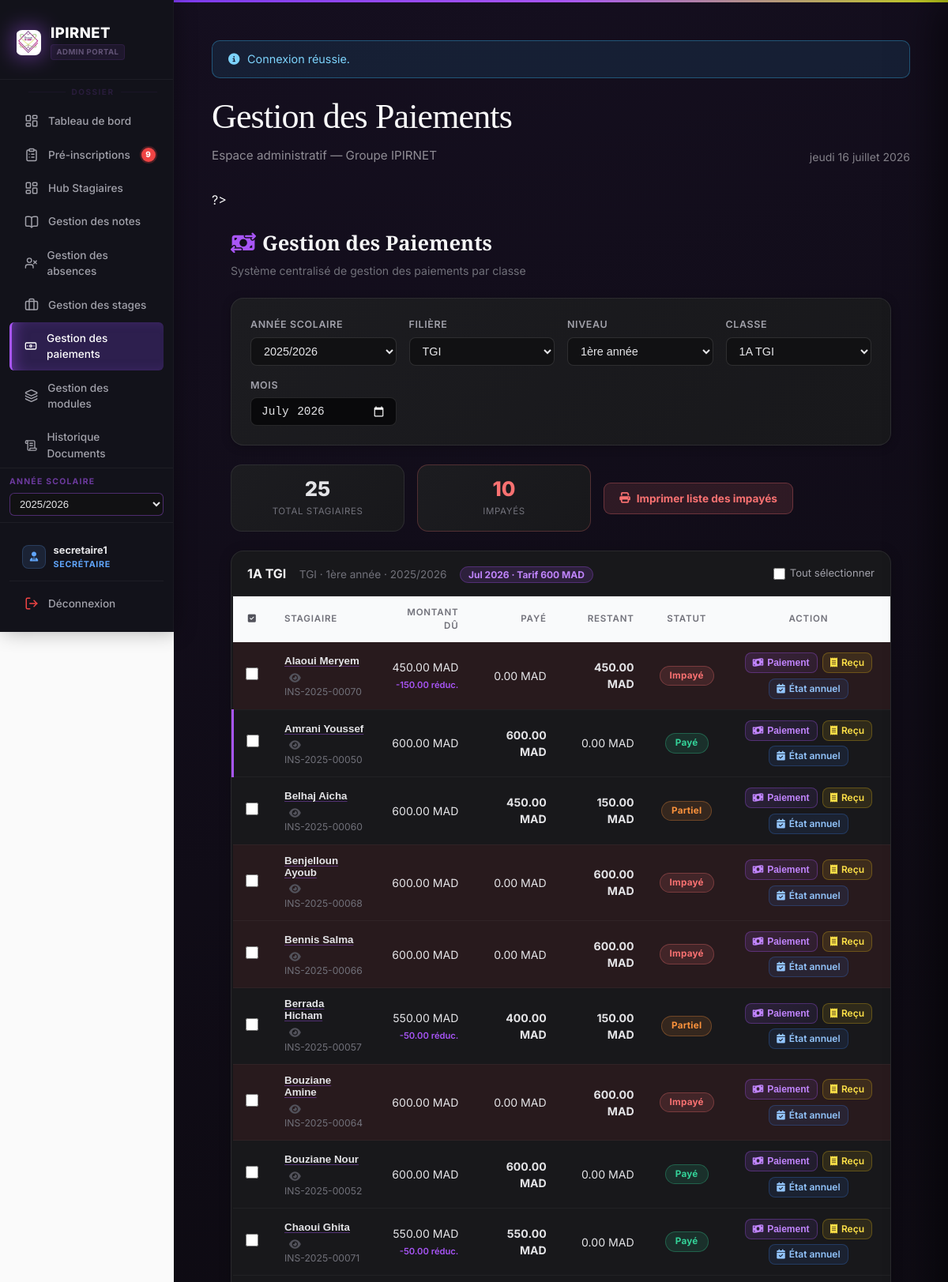
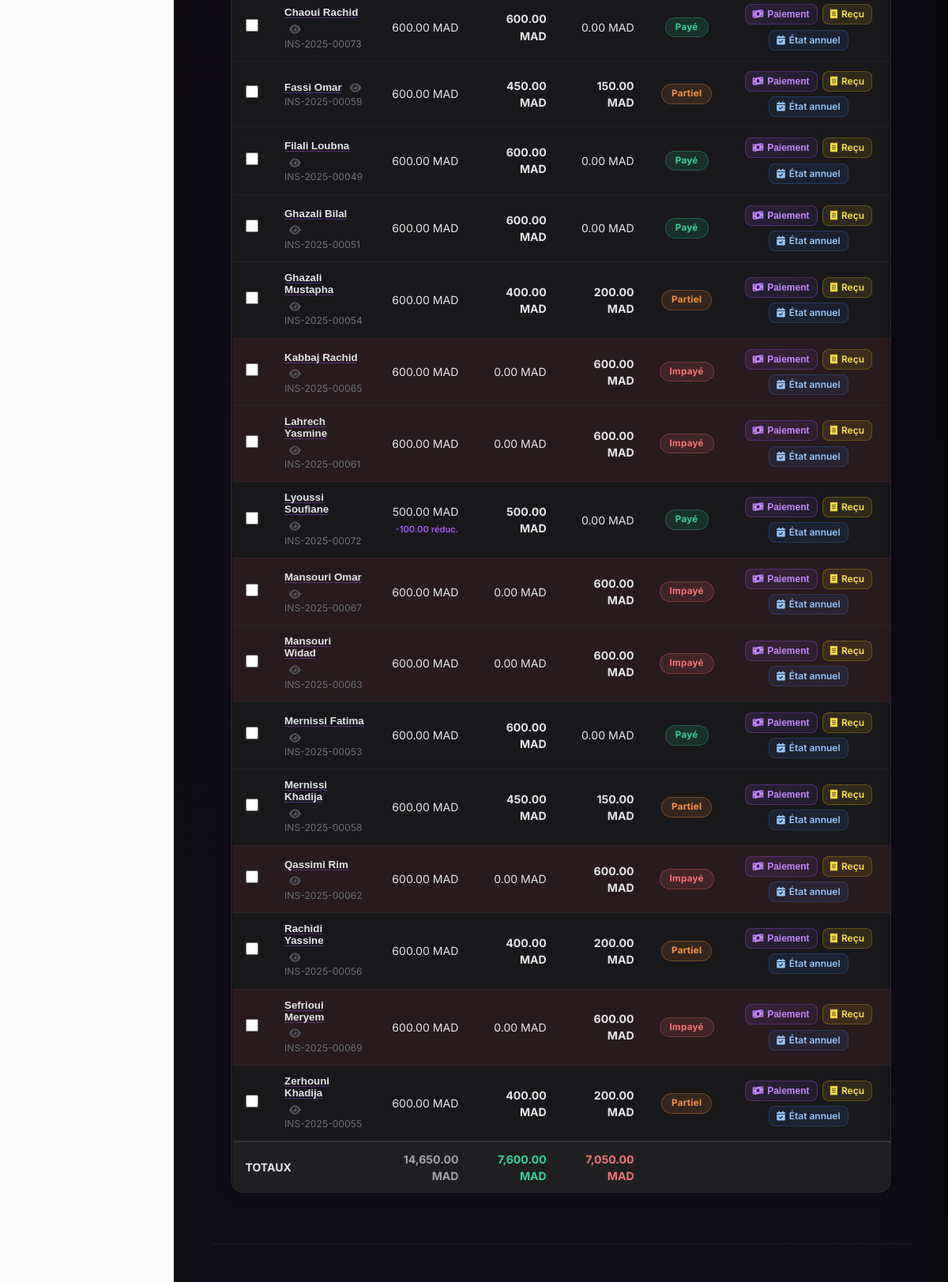
The page /gestion_des_stagiaires/cotisations.php?annee=2025/2026&id_filiere=3&niveau=1ère+année&id_classe=3&mois=2026-07&highlight=50 (signed in) on the database its author committed (2 pictures, top to bottom).
### tables this page shows
CREATE TABLE `classes` (
  `id_classe` int(10) UNSIGNED NOT NULL,
  `nom_classe` varchar(128) NOT NULL,
  `annee_scolaire` varchar(16) NOT NULL,
  `niveau` varchar(32) NOT NULL DEFAULT '',
  `id_filiere` int(10) UNSIGNED NOT NULL,
  `capacite` int(10) UNSIGNED NOT NULL DEFAULT 30
);

CREATE TABLE `filieres` (
  `id_filiere` int(10) UNSIGNED NOT NULL,
  `nom_filiere` varchar(255) NOT NULL,
  `niveau` varchar(128) DEFAULT NULL
);

CREATE TABLE `mensualites` (
  `id_mensualite` int(10) UNSIGNED NOT NULL,
  `id_stagiaire` int(10) UNSIGNED NOT NULL,
  `mois_ref` char(7) NOT NULL COMMENT 'YYYY-MM',
  `est_paye` tinyint(1) NOT NULL DEFAULT 0,
  `montant_total` decimal(10,2) DEFAULT NULL COMMENT 'Montant total de la mensualité',
  `montant_paye` decimal(10,2) DEFAULT NULL COMMENT 'Montant déjà payé',
  `montant_restant` decimal(10,2) DEFAULT NULL COMMENT 'Montant restant à payer',
  `cumul_restant` decimal(10,2) DEFAULT NULL COMMENT 'Cumul des impayés',
  `statut_paiement` varchar(32) DEFAULT NULL COMMENT 'payé / partiel / impayé',
  `date_paiement` datetime DEFAULT NULL COMMENT 'Date du paiement effectif',
  `marque_le` timestamp NULL DEFAULT NULL,
  `remise` decimal(10,2) NOT NULL DEFAULT 0.00
);

CREATE TABLE `stagiaires` (
  `id_stagiaire` int(10) UNSIGNED NOT NULL,
  `num_inscri` varchar(32) NOT NULL,
  `cin` varchar(8) DEFAULT NULL,
  `nom` varchar(100) NOT NULL,
  `prenom` varchar(100) NOT NULL,
  `date_naissance` date DEFAULT NULL,
  `adresse` varchar(512) DEFAULT NULL,
  `email` varchar(255) DEFAULT NULL,
  `telephone` varchar(15) DEFAULT NULL,
  `telephone_parent` varchar(15) DEFAULT NULL COMMENT 'CDC fiche inscription',
  `nom_tuteur` varchar(255) DEFAULT NULL COMMENT 'Père ou tuteur',
  `sexe` varchar(1) NOT NULL DEFAULT 'M' COMMENT 'M = Masculin, F = Féminin',
  `photo` varchar(512) DEFAULT NULL,
  `date_inscription` date NOT NULL,
  `id_classe` int(10) UNSIGNED NOT NULL,
  `created_at` timestamp NOT NULL DEFAULT current_timestamp(),
  `updated_at` timestamp NULL DEFAULT NULL ON UPDATE current_timestamp(),
  `remise_mensuelle` decimal(10,2) NOT NULL DEFAULT 0.00
);

### gestion_des_stagiaires/cotisations.php (the view, shortened to what the rows shown need)
<?php
  require __DIR__ . '/includes/bootstrap.php';
  $tarifsDefaut = [2 => 700.0, 3 => 600.0, 4 => 800.0];
  function getTarif(int $idFiliere, array $tarifsDefaut): float {
      return $tarifsDefaut[$idFiliere] ?? 700.0;
  }
  $anneeSelectionnee  = trim((string)($_GET['annee']      ?? ''));
  $idFiliereSelecte   = (int)($_GET['id_filiere'] ?? 0);
  $niveauSelectionne  = trim((string)($_GET['niveau']     ?? ''));
  $idClasseSelecte    = (int)($_GET['id_classe']  ?? 0);
  $moisSelectionne    = trim((string)($_GET['mois']       ?? date('Y-m')));
  $stagiaires  = [];
  $infoClasse  = null;
  $tarifMensuel = 700.0;
  if ($idClasseSelecte > 0) {
      $reqClasse = $pdo->prepare(
          "SELECT c.nom_classe, f.nom_filiere, c.annee_scolaire, c.niveau, c.id_filiere
             FROM classes c
             JOIN filieres f ON f.id_filiere = c.id_filiere
            WHERE c.id_classe = ?"
      );
      $reqClasse->execute([$idClasseSelecte]);
      $infoClasse = $reqClasse->fetch();
      if ($infoClasse) {
          $tarifMensuel = getTarif((int)$infoClasse['id_filiere'], $tarifsDefaut);
      }
      $reqStagiaires = $pdo->prepare("
          SELECT s.id_stagiaire, s.num_inscri, s.nom, s.prenom,
                 COALESCE(s.remise_mensuelle, 0) AS remise_mensuelle,
                 m.montant_total, m.remise, m.montant_paye,
                 m.montant_restant, m.statut_paiement, m.est_paye, m.date_paiement
            FROM stagiaires s
            LEFT JOIN mensualites m
              ON m.id_stagiaire = s.id_stagiaire AND m.mois_ref = ?
           WHERE s.id_classe = ?
           ORDER BY s.nom, s.prenom
      ");
      $reqStagiaires->execute([$moisSelectionne, $idClasseSelecte]);
      $stagiaires = $reqStagiaires->fetchAll();
  }
  $totalMontantDu      = 0.0;
  $totalMontantPaye    = 0.0;
  $totalMontantRestant = 0.0;
  $nbPayes   = 0;
  $nbPartiels = 0;
  $nbImpayes = 0;
  foreach ($stagiaires as $stagiaire) {
      $remiseLigne    = $stagiaire['remise'] !== null
          ? max(0.0, (float)$stagiaire['remise'])
          : max(0.0, (float)($stagiaire['remise_mensuelle'] ?? 0));
      $montantEffectif = $stagiaire['montant_total'] !== null
          ? max(0.0, (float)$stagiaire['montant_total'] - $remiseLigne)
          : max(0.0, $tarifMensuel - (float)($stagiaire['remise_mensuelle'] ?? 0));
      $montantPaye    = $stagiaire['montant_paye']    !== null ? (float)$stagiaire['montant_paye']    : 0.0;
      $montantRestant = $stagiaire['montant_restant'] !== null ? (float)$stagiaire['montant_restant'] : $montantEffectif;
      $statutLigne    = (string)($stagiaire['statut_paiement'] ?? '');
      $estPaye        = (int)($stagiaire['est_paye'] ?? 0) === 1 || $statutLigne === 'payé';
      $estPartiel     = $statutLigne === 'partiel';
      $totalMontantDu      += $montantEffectif;
      $totalMontantPaye    += $montantPaye;
      $totalMontantRestant += $montantRestant;
      if ($estPaye)         $nbPayes++;
      elseif ($estPartiel)  $nbPartiels++;
      else                  $nbImpayes++;
  }
  require __DIR__ . '/includes/header.php';
  ?>
<div style="max-width:1200px;margin:0 auto;padding:1.5rem;">
  <div class="page-header-cot">
    <div>
      <h1><i class="fa-solid fa-money-bill-transfer" style="color:#a855f7;margin-right:.5rem;"></i>Gestion des Paiements</h1>
    </div>
  </div>
  <?php if ($idClasseSelecte > 0 && $infoClasse): ?>
  <div style="display:flex;align-items:center;gap:1rem;flex-wrap:wrap;margin-bottom:1.5rem;">
    <div class="cot-stats-row" style="grid-template-columns:repeat(2,minmax(150px,220px));margin-bottom:0;flex:0 0 auto;">
      <div class="cot-stat-card">
        <div class="cot-stat-val" style="color:#e4e4e7;"><?= count($stagiaires) ?></div>
        <div class="cot-stat-lbl">Total stagiaires</div>
      </div>
      <div class="cot-stat-card" style="border-color:rgba(248,113,113,.25);">
        <div class="cot-stat-val" style="color:#f87171;"><?= $nbImpayes ?></div>
        <div class="cot-stat-lbl">Impayés</div>
      </div>
    </div>
    <?php if ($nbImpayes > 0): ?>
    <?php
      $urlImpressionImpayes = 'print_liste_impayes.php?' . http_build_query([
        'id_filiere'    => $idFiliereSelecte,
        'id_classe'     => $idClasseSelecte,
        'annee_scolaire'=> $anneeSelectionnee,
        'niveau'        => $niveauSelectionne,
        'mois'          => $moisSelectionne,
        'impaye'        => '1',
        'auto'          => '1',
      ]);
    ?>
    <a href="<?= h($urlImpressionImpayes) ?>" target="_blank"
       style="display:inline-flex;align-items:center;gap:.5rem;padding:.55rem 1.2rem;background:rgba(248,113,113,.13);color:#f87171;border:1px solid rgba(248,113,113,.3);border-radius:9px;font-size:.85rem;font-weight:700;text-decoration:none;white-space:nowrap;transition:background .15s;"
       onmouseover="this.style.background='rgba(248,113,113,.22)'" onmouseout="this.style.background='rgba(248,113,113,.13)'">
        <i class="fa-solid fa-print"></i> Imprimer liste des impayés
    </a>
    <?php endif; ?>
  </div>
  <div class="cot-table-wrap">
    <div class="cot-table-header">
      <div>
        <strong style="color:#f4f4f5;"><?= h($infoClasse['nom_classe']) ?></strong>
        <span style="color:#71717a;font-size:.85rem;margin-left:.75rem;"><?= h($infoClasse['nom_filiere']) ?> · <?= h($infoClasse['niveau']) ?> · <?= h($infoClasse['annee_scolaire']) ?></span>
        <span style="background:rgba(168,85,247,.15);color:#c084fc;border:1px solid rgba(168,85,247,.3);border-radius:20px;padding:2px 10px;font-size:.75rem;font-weight:700;margin-left:.75rem;">
          <?= h(date('M Y', strtotime($moisSelectionne . '-01'))) ?> · Tarif <?= number_format($tarifMensuel, 0, ',', ' ') ?> MAD
        </span>
      </div>
      <div style="display:flex;gap:.5rem;align-items:center;">
        <label style="display:flex;align-items:center;gap:6px;font-size:.82rem;color:#a1a1aa;cursor:pointer;">
          <input type="checkbox" id="select-all" onchange="toggleSelectAll(this)" style="accent-color:#a855f7;width:15px;height:15px;">
          Tout sélectionner
        </label>
      </div>
    </div>
    <?php if (empty($stagiaires)): ?>
      <div class="empty-state">
        <i class="fa-solid fa-users-slash"></i>
        <p>Aucun stagiaire dans cette classe.</p>
      </div>
    <?php else: ?>
    <div style="overflow-x:auto;">
    <table class="cot-table">
      <thead>
        <tr>
          <th class="cb-col"><i class="fa-solid fa-check-square" style="color:#52525b;"></i></th>
          <th>Stagiaire</th>
          <th style="text-align:right;">Montant dû</th>
          <th style="text-align:right;">Payé</th>
          <th style="text-align:right;">Restant</th>
          <th style="text-align:center;">Statut</th>
          <th style="text-align:center;">Action</th>
        </tr>
      </thead>
      <tbody>
      <?php foreach ($stagiaires as $stagiaire):
        $statutLigne = (string)($stagiaire['statut_paiement'] ?? '');
        $estPaye        = (int)($stagiaire['est_paye'] ?? 0) === 1 || $statutLigne === 'payé';
        $estPartiel     = $statutLigne === 'partiel';
        $estImpaye      = !$estPaye && !$estPartiel;
        $remiseMensuelleStag = max(0.0, (float)($stagiaire['remise_mensuelle'] ?? 0));
        $montantRemise       = $stagiaire['remise'] !== null ? max(0.0, (float)$stagiaire['remise']) : $remiseMensuelleStag;
        $montantTotal        = $stagiaire['montant_total']   !== null ? (float)$stagiaire['montant_total']   : $tarifMensuel;
        $montantEffectif     = max(0.0, $montantTotal - $montantRemise);
        $montantPayeStag     = $stagiaire['montant_paye']    !== null ? (float)$stagiaire['montant_paye']    : 0.0;
        $montantRestantStag  = $stagiaire['montant_restant'] !== null ? (float)$stagiaire['montant_restant'] : $montantEffectif;
        $aPaiement           = $stagiaire['statut_paiement'] !== null;
        $classeStatut        = $estPaye ? 'paye' : ($estPartiel ? 'partiel' : ($aPaiement ? 'impaye' : 'aucun'));
        $libelleStatut       = $estPaye ? 'Payé' : ($estPartiel ? 'Partiel' : ($aPaiement ? 'Impayé' : 'Aucun'));
        $donneesLigneJson = json_encode([
          'id_stagiaire'    => (int)$stagiaire['id_stagiaire'],
          'nom'             => trim($stagiaire['nom'] . ' ' . $stagiaire['prenom']),
          'mois_ref'        => $moisSelectionne,
          'tarif'           => $tarifMensuel,
          'remise'          => $montantRemise,
          'remise_mensuelle'=> $remiseMensuelleStag,
          'montant_paye'    => $montantPayeStag,
          'montant_restant' => $montantRestantStag,
          'has_record'      => $aPaiement,
          'statut'          => $statutLigne,
        ]);
      ?>
        <tr data-sid="<?= (int)$stagiaire['id_stagiaire'] ?>" id="row-<?= (int)$stagiaire['id_stagiaire'] ?>"<?= $estImpaye ? ' style="background:rgba(255,60,60,.07);"' : '' ?>>
          <td class="cb-col">
            <input type="checkbox" class="row-cb" value="<?= (int)$stagiaire['id_stagiaire'] ?>" onchange="updateBulkBar()">
          </td>
          <td>
            <button type="button" class="btn-stag-name" onclick="openPmtDrawer(<?= (int)$stagiaire['id_stagiaire'] ?>)"><?= h(trim($stagiaire['nom'].' '.$stagiaire['prenom'])) ?></button>
            <button type="button" class="btn-eye" onclick="openPmtDrawer(<?= (int)$stagiaire['id_stagiaire'] ?>)" title="Voir historique annuel"><i class="fa-solid fa-eye"></i></button>
            <div style="font-size:.76rem;color:#71717a;"><?= h((string)($stagiaire['num_inscri'] ?? '')) ?></div>
          </td>
          <td style="text-align:right;" class="col-du">
            <?= number_format($montantEffectif, 2) ?> MAD
            <?php if ($montantRemise > 0): ?><br><span style="font-size:.7rem;color:#a855f7;font-weight:600;">-<?= number_format($montantRemise, 2) ?> réduc.</span><?php endif; ?>
          </td>
          <td style="text-align:right;" class="col-paye <?= $montantPayeStag > 0 ? 'amount-green' : 'amount-gray' ?>"><?= number_format($montantPayeStag, 2) ?> MAD</td>
          <td style="text-align:right;" class="col-restant <?= $montantRestantStag > 0 ? 'amount-red' : 'amount-gray' ?>"><?= number_format($montantRestantStag, 2) ?> MAD</td>
          <td style="text-align:center;" class="col-statut">
            <span class="badge-cot <?= $classeStatut ?>"><?= $libelleStatut ?></span>
          </td>
          <td style="text-align:center;">
            <div style="display:flex;gap:.4rem;justify-content:center;flex-wrap:wrap;">
              <button type="button" class="btn-cot ghost btn-cot sm" onclick='openPayModal(<?= htmlspecialchars($donneesLigneJson, ENT_QUOTES) ?>)'>
                <i class="fa-solid fa-money-bill-wave"></i> Paiement
              </button>
              <?php if ($aPaiement): ?>
              <a href="print_recu_paiement.php?id=<?= (int)$stagiaire['id_stagiaire'] ?>&mois=<?= h($moisSelectionne) ?>" target="_blank"
                 class="btn-cot btn-cot sm"
                 style="text-decoration:none;background:rgba(250,204,21,.1);color:#fde047;border:1px solid rgba(250,204,21,.25);"
                 onmouseover="this.style.background='rgba(250,204,21,.2)'" onmouseout="this.style.background='rgba(250,204,21,.1)'">
                <i class="fa-solid fa-receipt"></i> Reçu
              </a>
              <?php endif; ?>
              <a href="print_etat_paiements_annuel.php?id_stagiaire=<?= (int)$stagiaire['id_stagiaire'] ?>&auto=1" target="_blank"
                 class="btn-cot btn-cot sm"
                 style="text-decoration:none;background:rgba(59,130,246,.1);color:#93c5fd;border:1px solid rgba(59,130,246,.25);"
                 onmouseover="this.style.background='rgba(59,130,246,.2)'" onmouseout="this.style.background='rgba(59,130,246,.1)'"
                 title="État annuel des paiements">
                <i class="fa-solid fa-calendar-check"></i> État annuel
              </a>
            </div>
          </td>
        </tr>
      <?php endforeach; ?>
      </tbody>
      <tfoot>
        <tr style="border-top:2px solid rgba(255,255,255,.1);background:rgba(255,255,255,.03);">
          <td colspan="2" style="font-weight:700;color:#e4e4e7;padding:.65rem 1rem;">TOTAUX</td>
          <td style="text-align:right;color:#a1a1aa;font-weight:700;padding:.65rem 1rem;"><?= number_format($totalMontantDu, 2) ?> MAD</td>
          <td style="text-align:right;font-weight:700;color:#34d399;padding:.65rem 1rem;"><?= number_format($totalMontantPaye, 2) ?> MAD</td>
          <td style="text-align:right;font-weight:700;color:<?= $totalMontantRestant > 0 ? '#f87171' : '#71717a' ?>;padding:.65rem 1rem;"><?= number_format($totalMontantRestant, 2) ?> MAD</td>
          <td colspan="2"></td>
        </tr>
      </tfoot>
    </table>
    </div>
    <?php endif; ?>
  </div>
  <?php endif; ?>
</div>
<?php require __DIR__ . '/includes/footer.php'; ?>

### rows shown on the page
classes: nom_classe "1A TGI", id_filiere.nom_filiere "TGI", niveau "1ère année", annee_scolaire "2025/2026", id_filiere "600"
mensualites: id_stagiaire.prenom "Alaoui Meryem", id_stagiaire.num_inscri "INS-2025-00070", montantEffectif "450.00", remise "150.00", montant_paye "0.00", montant_restant "450.00", libelleStatut "Impayé"
mensualites: id_stagiaire.prenom "Amrani Youssef", id_stagiaire.num_inscri "INS-2025-00050", montant_total "600.00", montant_paye "600.00", montant_restant "0.00", est_paye "Payé"
mensualites: id_stagiaire.prenom "Belhaj Aicha", id_stagiaire.num_inscri "INS-2025-00060", montant_total "600.00", montant_paye "450.00", montant_restant "150.00", libelleStatut "Partiel"
mensualites: id_stagiaire.prenom "Benjelloun Ayoub", id_stagiaire.num_inscri "INS-2025-00068", montant_total "600.00", montant_paye "0.00", montant_restant "600.00", libelleStatut "Impayé"
mensualites: id_stagiaire.prenom "Bennis Salma", id_stagiaire.num_inscri "INS-2025-00066", montant_total "600.00", montant_paye "0.00", montant_restant "600.00", libelleStatut "Impayé"
mensualites: id_stagiaire.prenom "Berrada Hicham", id_stagiaire.num_inscri "INS-2025-00057", montantEffectif "550.00", remise "50.00", montant_paye "400.00", montant_restant "150.00", libelleStatut "Partiel"
mensualites: id_stagiaire.prenom "Bouziane Amine", id_stagiaire.num_inscri "INS-2025-00064", montant_total "600.00", montant_paye "0.00", montant_restant "600.00", libelleStatut "Impayé"
mensualites: id_stagiaire.prenom "Bouziane Nour", id_stagiaire.num_inscri "INS-2025-00052", montant_total "600.00", montant_paye "600.00", montant_restant "0.00", est_paye "Payé"
mensualites: id_stagiaire.prenom "Chaoui Ghita", id_stagiaire.num_inscri "INS-2025-00071", montantEffectif "550.00", remise "50.00", montant_paye "550.00", montant_restant "0.00", est_paye "Payé"
mensualites: id_stagiaire.prenom "Chaoui Rachid", id_stagiaire.num_inscri "INS-2025-00073", montant_total "600.00", montant_paye "600.00", montant_restant "0.00", est_paye "Payé"
mensualites: id_stagiaire.prenom "Fassi Omar", id_stagiaire.num_inscri "INS-2025-00059", montant_total "600.00", montant_paye "450.00", montant_restant "150.00", libelleStatut "Partiel"
mensualites: id_stagiaire.prenom "Filali Loubna", id_stagiaire.num_inscri "INS-2025-00049", montant_total "600.00", montant_paye "600.00", montant_restant "0.00", est_paye "Payé"
mensualites: id_stagiaire.prenom "Ghazali Bilal", id_stagiaire.num_inscri "INS-2025-00051", montant_total "600.00", montant_paye "600.00", montant_restant "0.00", est_paye "Payé"
mensualites: id_stagiaire.prenom "Ghazali Mustapha", id_stagiaire.num_inscri "INS-2025-00054", montant_total "600.00", montant_paye "400.00", montant_restant "200.00", libelleStatut "Partiel"
mensualites: id_stagiaire.prenom "Kabbaj Rachid", id_stagiaire.num_inscri "INS-2025-00065", montant_total "600.00", montant_paye "0.00", montant_restant "600.00", libelleStatut "Impayé"
mensualites: id_stagiaire.prenom "Lahrech Yasmine", id_stagiaire.num_inscri "INS-2025-00061", montant_total "600.00", montant_paye "0.00", montant_restant "600.00", libelleStatut "Impayé"
mensualites: id_stagiaire.prenom "Lyoussi Soufiane", id_stagiaire.num_inscri "INS-2025-00072", montantEffectif "500.00", remise "100.00", montant_paye "500.00", montant_restant "0.00", est_paye "Payé"
mensualites: id_stagiaire.prenom "Mansouri Omar", id_stagiaire.num_inscri "INS-2025-00067", montant_total "600.00", montant_paye "0.00", montant_restant "600.00", libelleStatut "Impayé"
mensualites: id_stagiaire.prenom "Mansouri Widad", id_stagiaire.num_inscri "INS-2025-00063", montant_total "600.00", montant_paye "0.00", montant_restant "600.00", libelleStatut "Impayé"
mensualites: id_stagiaire.prenom "Mernissi Fatima", id_stagiaire.num_inscri "INS-2025-00053", montant_total "600.00", montant_paye "600.00", montant_restant "0.00", est_paye "Payé"
mensualites: id_stagiaire.prenom "Mernissi Khadija", id_stagiaire.num_inscri "INS-2025-00058", montant_total "600.00", montant_paye "450.00", montant_restant "150.00", libelleStatut "Partiel"
mensualites: id_stagiaire.prenom "Qassimi Rim", id_stagiaire.num_inscri "INS-2025-00062", montant_total "600.00", montant_paye "0.00", montant_restant "600.00", libelleStatut "Impayé"
mensualites: id_stagiaire.prenom "Rachidi Yassine", id_stagiaire.num_inscri "INS-2025-00056", montant_total "600.00", montant_paye "400.00", montant_restant "200.00", libelleStatut "Partiel"
mensualites: id_stagiaire.prenom "Sefrioui Meryem", id_stagiaire.num_inscri "INS-2025-00069", montant_total "600.00", montant_paye "0.00", montant_restant "600.00", libelleStatut "Impayé"
mensualites: id_stagiaire.prenom "Zerhouni Khadija", id_stagiaire.num_inscri "INS-2025-00055", montant_total "600.00", montant_paye "400.00", montant_restant "200.00", libelleStatut "Partiel"

### other values the page prints
$notifDots['demandes'] "9"
$__nomUtilisateur "secretaire1"
$__libelleRole "SECRÉTAIRE"
$flash['msg'] "Connexion réussie."
$pageTitle "Gestion des Paiements"
$gdsFrenchDate() "jeudi 16 juillet 2026"
count($stagiaires) "25"
$nbImpayes "10"
date('M Y', strtotime($moisSelectionne . '-01')) "Jul 2026"
$totalMontantDu "14,650.00"
$totalMontantPaye "7,600.00"
$totalMontantRestant "7,050.00"
form field global_annee_value "2025/2026"
form field annee "2025/2026"
form field id_filiere "TGI"
